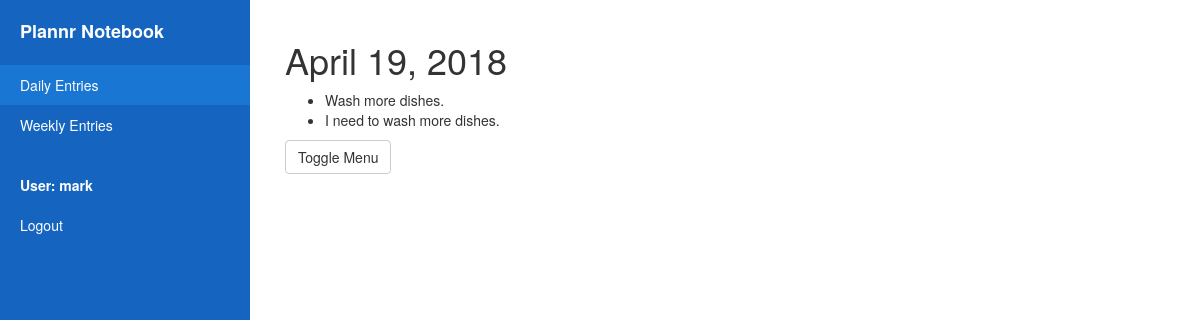
Screenshot of /notebook/daily/2 (signed in) with the database file from the repository.
### notebook/models.py (models this page shows, shortened)
class DailyEntry(models.Model):
    author = models.ForeignKey(User, on_delete=models.CASCADE, null=True)
    entry_date = models.DateField()
    affirmation = models.TextField()
    class Meta:
        ordering = ["entry_date"]
    def is_viewable_by(self, user):
        return self.author == user

class Task(models.Model):
    entry = models.ForeignKey(DailyEntry, on_delete=models.CASCADE, null=True)
    start_time = models.TimeField()
    end_time = models.TimeField()
    is_complete = models.BooleanField()
    title = models.CharField(max_length=32)
    description = models.TextField()

### notebook/views.py (the view)
# urls.py: path('daily/<int:pk>', views.DailyDetailView.as_view(), name='daily_detail'),
class DailyDetailView(LoginRequiredMixin, DetailView):
    model = DailyEntry
    login_url = '/accounts/login/'
    def get_context_data(self, **kwargs):
        context = super(DailyDetailView, self).get_context_data(**kwargs)
        if self.object and self.request.user.is_authenticated:
            context['has_access_to_entry'] = self.object.is_viewable_by(self.request.user)
        return context

### notebook/templates/notebook/dailyentry_detail.html
{% extends "notebook/dailysection.html" %}
{% block content %}
    {% if has_access_to_entry %}
        <h1>{{ dailyentry.entry_date }}</h1>
        {% if dailyentry.task_set %}
            <ul>
            {% for task in dailyentry.task_set.all %}
                <li>
                    {{ task.title }}
                </li>
                <li>{{ task.description }}</li>
            {% endfor %}
            </ul>
        {% endif %}
    {% else %}
        <h1>Oops! Looks like something went wrong...</h1>
        <h3>We can't display this page as it doesn't belong to you.  If you think this is an error, be sure to send us an email!</h3>
    {% endif %}
{% endblock %}

### notebook/templates/base_notebook.html (shortened to what this page needs)
{% extends "main_base.html" %}
{% block specific_stylesheets %}
{% load static %}
<link rel="stylesheet" href="{% static 'css/simple-sidebar.css' %}">
{% endblock %}
{% block main_content %}
<div id="wrapper">
    <div id="sidebar-wrapper">
        <ul class="sidebar-nav">
            <li class="sidebar-brand">
                <a href="/">
                    <strong>Plannr Notebook</strong>
                </a>
            </li>
            {% block page_marker %}{% endblock %}
            <br>
            {% if user.is_authenticated %}
                <li style="color: #fff"><strong>User: {{ user.get_username }}</strong></li>
                <li><a href="{% url 'logout' %}?next={{request.path}}">Logout</a></li>
            {% else %}
                <li><a href="{% url 'login' %}?next={{request.path}}">Login</a></li>
            {% endif %}
        </ul>
    </div>
    <div id="page-content-wrapper">
        <div class="container-fluid">
            <div class="row">
                <div class="col-lg-12">
                    {% block content %}{% endblock %}
                    <a href="#menu-toggle" class="btn btn-default" id="menu-toggle">Toggle Menu</a>
                </div>
            </div>
        </div>
    </div>
</div>
{% endblock %}

### notebook/static/css/simple-sidebar.css (style rules this page uses)
body { overflow-x: hidden; }
#wrapper { padding-left: 0; -webkit-transition: all 0.5s ease; -moz-transition: all 0.5s ease; -o-transition: all 0.5s ease; transition: all 0.5s ease; }
#sidebar-wrapper { z-index: 1000; position: fixed; left: 250px; width: 0; height: 100%; margin-left: -250px; overflow-y: auto; background: #1565C0; -webkit-transition: all 0.5s ease; -moz-transition: all 0.5s ease; -o-transition: all 0.5s ease; transition: all 0.5s ease; }
#page-content-wrapper { width: 100%; position: absolute; padding: 15px; }
.sidebar-nav { position: absolute; top: 0; width: 250px; margin: 0; padding: 0; list-style: none; }
.sidebar-nav li { text-indent: 20px; line-height: 40px; }
.sidebar-nav li a { display: block; text-decoration: none; color: #fff; }
.sidebar-nav > .sidebar-brand { height: 65px; font-size: 18px; line-height: 60px; }
.sidebar-nav > .sidebar-brand a { color: #fff; }
@media (min-width:768px) { #wrapper { padding-left: 250px; } }
@media (min-width:768px) { #sidebar-wrapper { width: 250px; } }
@media (min-width:768px) { #page-content-wrapper { padding: 20px; position: relative; } }

### rows the page displays
DailyEntry: entry_date "April 19, 2018"
Task: title "Wash more dishes.", description "I need to wash more dishes."

### other values shown
{{ user.get_username }} "mark"
